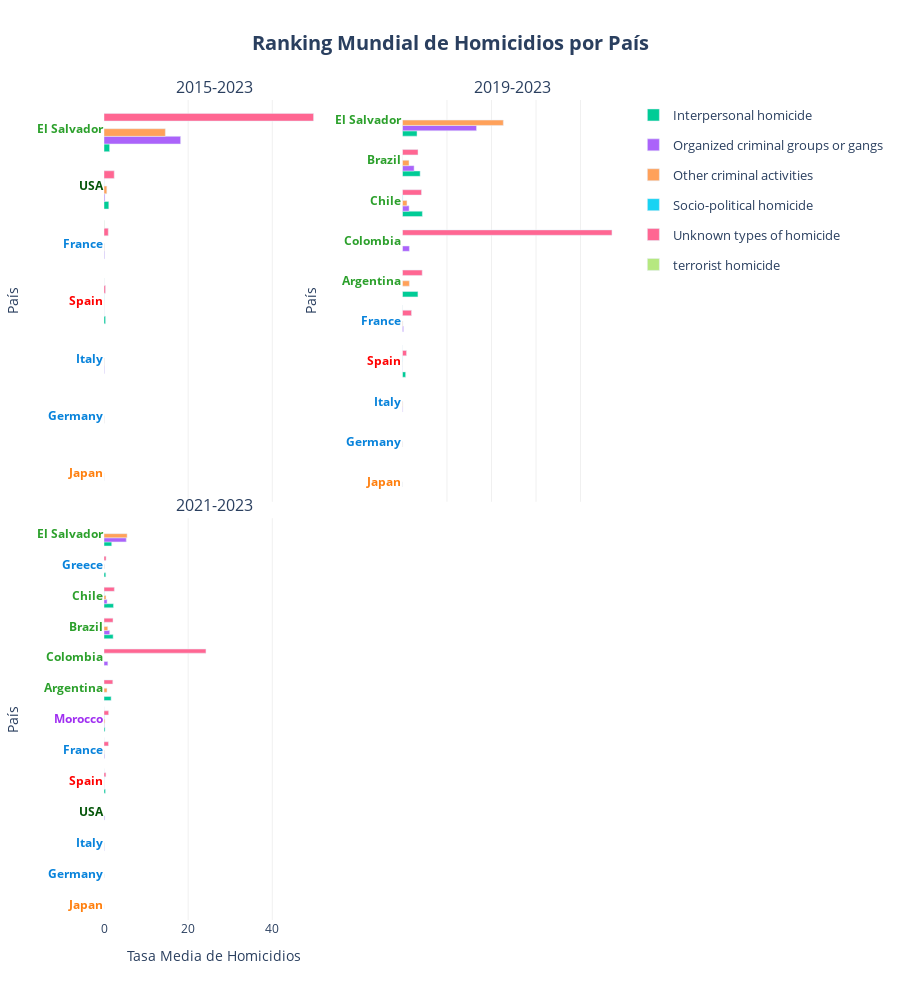

Notebook code cell kept with this figure:
### Code cell
barplot(
    df = df_ranking_combined['country'], 
    x='mean_homicides_rate', 
    y='Country', 
    height=1000,
    reverse_y_order=False,
    orientation='h', 
    color='Category', 
    facet_col='Periodo',
    cols_wrap=2, 
    vertical_spacing = 0.02,
    barmode='group',
    yticks_color_column='Region_2',
    yticks_color_map=COLOR_MAP['Region_2'],
    color_discrete_map=COLOR_MAP['Sex'], 
    #category_orders=CATEGORY_ORDERS,
    hover_data=HOVER_DATA['ranking_country'], 
    labels=LABELS['ranking'],
    hovertemplate=HOVER_TEMPLATES['ranking_country'],
    title=f"Ranking Mundial de Homicidios por País",
    plot_save_path=os.path.join(PROJECT_PATH, 'plots', PLOT_FILENAME['ranking_country']), 
    show=True
    )

### Figure 1 — Plotly figure (JSON) as saved in the notebook; plotly's stock layout.template omitted (floating-point values rounded to 4 significant figures)
{"data": [{"alignmentgroup": "True", "cliponaxis": false, "customdata": [["Latam"], ["Spain"], ["USA"]], "hovertemplate": "<b style='font-size: 14px'>%{y}</b><br><br><b>Región:</b> %{customdata[0]}<br><b>Tasa Media de Homicidios:</b> %{x:.2f}<br><extra></extra>", "legendgroup": "Interpersonal homicide", "marker": {"color": "#00cc96", "pattern": {"shape": ""}}, "name": "Interpersonal homicide", "offsetgroup": "Interpersonal homicide", "orientation": "h", "showlegend": true, "textangle": 0, "textfont": {"size": 12}, "textposition": "outside", "type": "bar", "x": [1.33, 0.37, 1.14], "xaxis": "x", "y": ["El Salvador", "Spain", "USA"], "yaxis": "y"}, {"alignmentgroup": "True", "cliponaxis": false, "customdata": [["Latam"], ["Europe"], ["Europe"], ["Spain"], ["USA"]], "hovertemplate": "<b style='font-size: 14px'>%{y}</b><br><br><b>Región:</b> %{customdata[0]}<br><b>Tasa Media de Homicidios:</b> %{x:.2f}<br><extra></extra>", "legendgroup": "Organized criminal groups or gangs", "marker": {"color": "#ab63fa", "pattern": {"shape": ""}}, "name": "Organized criminal groups or gangs", "offsetgroup": "Organized criminal groups or gangs", "orientation": "h", "showlegend": true, "textangle": 0, "textfont": {"size": 12}, "textposition": "outside", "type": "bar", "x": [18.21, 0.11, 0.06, 0.01, 0.2], "xaxis": "x", "y": ["El Salvador", "France", "Italy", "Spain", "USA"], "yaxis": "y"}, {"alignmentgroup": "True", "cliponaxis": false, "customdata": [["Latam"], ["Europe"], ["Europe"], ["Europe"], ["Asia"], ["Spain"], ["USA"]], "hovertemplate": "<b style='font-size: 14px'>%{y}</b><br><br><b>Región:</b> %{customdata[0]}<br><b>Tasa Media de Homicidios:</b> %{x:.2f}<br><extra></extra>", "legendgroup": "Other criminal activities", "marker": {"color": "#FFA15A", "pattern": {"shape": ""}}, "name": "Other criminal activities", "offsetgroup": "Other criminal activities", "orientation": "h", "showlegend": true, "textangle": 0, "textfont": {"size": 12}, "textposition": "outside", "type": "bar", "x": [14.58, 0.04, 0.02, 0.04, 0.01, 0.01, 0.67], "xaxis": "x", "y": ["El Salvador", "France", "Germany", "Italy", "Japan", "Spain", "USA"], "yaxis": "y"}, {"alignmentgroup": "True", "cliponaxis": false, "customdata": [["Latam"], ["Spain"], ["USA"]], "hovertemplate": "<b style='font-size: 14px'>%{y}</b><br><br><b>Región:</b> %{customdata[0]}<br><b>Tasa Media de Homicidios:</b> %{x:.2f}<br><extra></extra>", "legendgroup": "Socio-political homicide", "marker": {"color": "#19d3f3", "pattern": {"shape": ""}}, "name": "Socio-political homicide", "offsetgroup": "Socio-political homicide", "orientation": "h", "showlegend": true, "textangle": 0, "textfont": {"size": 12}, "textposition": "outside", "type": "bar", "x": [NaN, 0.02, 0.01], "xaxis": "x", "y": ["El Salvador", "Spain", "USA"], "yaxis": "y"}, {"alignmentgroup": "True", "cliponaxis": false, "customdata": [["Latam"], ["Europe"], ["Spain"], ["USA"]], "hovertemplate": "<b style='font-size: 14px'>%{y}</b><br><br><b>Región:</b> %{customdata[0]}<br><b>Tasa Media de Homicidios:</b> %{x:.2f}<br><extra></extra>", "legendgroup": "Unknown types of homicide", "marker": {"color": "#FF6692", "pattern": {"shape": ""}}, "name": "Unknown types of homicide", "offsetgroup": "Unknown types of homicide", "orientation": "h", "showlegend": true, "textangle": 0, "textfont": {"size": 12}, "textposition": "outside", "type": "bar", "x": [49.8, 1.01, 0.36, 2.43], "xaxis": "x", "y": ["El Salvador", "France", "Spain", "USA"], "yaxis": "y"}, {"alignmentgroup": "True", "cliponaxis": false, "customdata": [["Latam"], ["Europe"], ["Spain"]], "hovertemplate": "<b style='font-size: 14px'>%{y}</b><br><br><b>Región:</b> %{customdata[0]}<br><b>Tasa Media de Homicidios:</b> %{x:.2f}<br><extra></extra>", "legendgroup": "terrorist homicide", "marker": {"color": "#B6E880", "pattern": {"shape": ""}}, "name": "terrorist homicide", "offsetgroup": "terrorist homicide", "orientation": "h", "showlegend": true, "textangle": 0, "textfont": {"size": 12}, "textposition": "outside", "type": "bar", "x": [NaN, 0.05, 0.01], "xaxis": "x", "y": ["El Salvador", "France", "Spain"], "yaxis": "y"}, {"alignmentgroup": "True", "cliponaxis": false, "customdata": [["Latam"], ["Latam"], ["Latam"], ["Latam"], ["Spain"]], "hovertemplate": "<b style='font-size: 14px'>%{y}</b><br><br><b>Región:</b> %{customdata[0]}<br><b>Tasa Media de Homicidios:</b> %{x:.2f}<br><extra></extra>", "legendgroup": "Interpersonal homicide", "marker": {"color": "#00cc96", "pattern": {"shape": ""}}, "name": "Interpersonal homicide", "offsetgroup": "Interpersonal homicide", "orientation": "h", "showlegend": false, "textangle": 0, "textfont": {"size": 12}, "textposition": "outside", "type": "bar", "x": [1.74, 1.99, 2.24, 1.64, 0.36], "xaxis": "x2", "y": ["Argentina", "Brazil", "Chile", "El Salvador", "Spain"], "yaxis": "y2"}, {"alignmentgroup": "True", "cliponaxis": false, "customdata": [["Latam"], ["Latam"], ["Latam"], ["Latam"], ["Europe"], ["Europe"], ["Spain"]], "hovertemplate": "<b style='font-size: 14px'>%{y}</b><br><br><b>Región:</b> %{customdata[0]}<br><b>Tasa Media de Homicidios:</b> %{x:.2f}<br><extra></extra>", "legendgroup": "Organized criminal groups or gangs", "marker": {"color": "#ab63fa", "pattern": {"shape": ""}}, "name": "Organized criminal groups or gangs", "offsetgroup": "Organized criminal groups or gangs", "orientation": "h", "showlegend": false, "textangle": 0, "textfont": {"size": 12}, "textposition": "outside", "type": "bar", "x": [1.31, 0.75, 0.78, 8.32, 0.11, 0.04, 0.01], "xaxis": "x2", "y": ["Brazil", "Chile", "Colombia", "El Salvador", "France", "Italy", "Spain"], "yaxis": "y2"}, {"alignmentgroup": "True", "cliponaxis": false, "customdata": [["Latam"], ["Latam"], ["Latam"], ["Latam"], ["Europe"], ["Europe"], ["Europe"], ["Asia"], ["Spain"]], "hovertemplate": "<b style='font-size: 14px'>%{y}</b><br><br><b>Región:</b> %{customdata[0]}<br><b>Tasa Media de Homicidios:</b> %{x:.2f}<br><extra></extra>", "legendgroup": "Other criminal activities", "marker": {"color": "#FFA15A", "pattern": {"shape": ""}}, "name": "Other criminal activities", "offsetgroup": "Other criminal activities", "orientation": "h", "showlegend": false, "textangle": 0, "textfont": {"size": 12}, "textposition": "outside", "type": "bar", "x": [0.78, 0.74, 0.51, 11.33, 0.04, 0.02, 0.04, 0.01, 0.01], "xaxis": "x2", "y": ["Argentina", "Brazil", "Chile", "El Salvador", "France", "Germany", "Italy", "Japan", "Spain"], "yaxis": "y2"}, {"alignmentgroup": "True", "cliponaxis": false, "customdata": [["Latam"], ["Latam"], ["Latam"], ["Spain"]], "hovertemplate": "<b style='font-size: 14px'>%{y}</b><br><br><b>Región:</b> %{customdata[0]}<br><b>Tasa Media de Homicidios:</b> %{x:.2f}<br><extra></extra>", "legendgroup": "Socio-political homicide", "marker": {"color": "#19d3f3", "pattern": {"shape": ""}}, "name": "Socio-political homicide", "offsetgroup": "Socio-political homicide", "orientation": "h", "showlegend": false, "textangle": 0, "textfont": {"size": 12}, "textposition": "outside", "type": "bar", "x": [0.0, 0.04, NaN, 0.02], "xaxis": "x2", "y": ["Brazil", "Chile", "El Salvador", "Spain"], "yaxis": "y2"}, {"alignmentgroup": "True", "cliponaxis": false, "customdata": [["Latam"], ["Latam"], ["Latam"], ["Latam"], ["Latam"], ["Europe"], ["Spain"]], "hovertemplate": "<b style='font-size: 14px'>%{y}</b><br><br><b>Región:</b> %{customdata[0]}<br><b>Tasa Media de Homicidios:</b> %{x:.2f}<br><extra></extra>", "legendgroup": "Unknown types of homicide", "marker": {"color": "#FF6692", "pattern": {"shape": ""}}, "name": "Unknown types of homicide", "offsetgroup": "Unknown types of homicide", "orientation": "h", "showlegend": false, "textangle": 0, "textfont": {"size": 12}, "textposition": "outside", "type": "bar", "x": [2.22, 1.75, 2.14, 23.53, NaN, 1.02, 0.46], "xaxis": "x2", "y": ["Argentina", "Brazil", "Chile", "Colombia", "El Salvador", "France", "Spain"], "yaxis": "y2"}, {"alignmentgroup": "True", "cliponaxis": false, "customdata": [["Latam"], ["Latam"], ["Latam"], ["Europe"], ["Spain"]], "hovertemplate": "<b style='font-size: 14px'>%{y}</b><br><br><b>Región:</b> %{customdata[0]}<br><b>Tasa Media de Homicidios:</b> %{x:.2f}<br><extra></extra>", "legendgroup": "terrorist homicide", "marker": {"color": "#B6E880", "pattern": {"shape": ""}}, "name": "terrorist homicide", "offsetgroup": "terrorist homicide", "orientation": "h", "showlegend": false, "textangle": 0, "textfont": {"size": 12}, "textposition": "outside", "type": "bar", "x": [NaN, NaN, NaN, 0.01, 0.0], "xaxis": "x2", "y": ["Brazil", "Chile", "El Salvador", "France", "Spain"], "yaxis": "y2"}, {"alignmentgroup": "True", "cliponaxis": false, "customdata": [["Latam"], ["Latam"], ["Latam"], ["Latam"], ["Europe"], ["Africa"], ["Spain"]], "hovertemplate": "<b style='font-size: 14px'>%{y}</b><br><br><b>Región:</b> %{customdata[0]}<br><b>Tasa Media de Homicidios:</b> %{x:.2f}<br><extra></extra>", "legendgroup": "Interpersonal homicide", "marker": {"color": "#00cc96", "pattern": {"shape": ""}}, "name": "Interpersonal homicide", "offsetgroup": "Interpersonal homicide", "orientation": "h", "showlegend": false, "textangle": 0, "textfont": {"size": 12}, "textposition": "outside", "type": "bar", "x": [1.69, 2.17, 2.25, 1.83, 0.42, 0.25, 0.35], "xaxis": "x3", "y": ["Argentina", "Brazil", "Chile", "El Salvador", "Greece", "Morocco", "Spain"], "yaxis": "y3"}, {"alignmentgroup": "True", "cliponaxis": false, "customdata": [["Latam"], ["Latam"], ["Latam"], ["Latam"], ["Europe"], ["Europe"], ["Europe"], ["Africa"], ["Spain"], ["USA"]], "hovertemplate": "<b style='font-size: 14px'>%{y}</b><br><br><b>Región:</b> %{customdata[0]}<br><b>Tasa Media de Homicidios:</b> %{x:.2f}<br><extra></extra>", "legendgroup": "Organized criminal groups or gangs", "marker": {"color": "#ab63fa", "pattern": {"shape": ""}}, "name": "Organized criminal groups or gangs", "offsetgroup": "Organized criminal groups or gangs", "orientation": "h", "showlegend": false, "textangle": 0, "textfont": {"size": 12}, "textposition": "outside", "type": "bar", "x": [1.35, 0.73, 0.91, 5.29, 0.13, NaN, 0.04, 0.08, 0.01, 0.15], "xaxis": "x3", "y": ["Brazil", "Chile", "Colombia", "El Salvador", "France", "Greece", "Italy", "Morocco", "Spain", "USA"], "yaxis": "y3"}, {"alignmentgroup": "True", "cliponaxis": false, "customdata": [["Latam"], ["Latam"], ["Latam"], ["Latam"], ["Europe"], ["Europe"], ["Europe"], ["Europe"], ["Asia"], ["Africa"], ["Spain"]], "hovertemplate": "<b style='font-size: 14px'>%{y}</b><br><br><b>Región:</b> %{customdata[0]}<br><b>Tasa Media de Homicidios:</b> %{x:.2f}<br><extra></extra>", "legendgroup": "Other criminal activities", "marker": {"color": "#FFA15A", "pattern": {"shape": ""}}, "name": "Other criminal activities", "offsetgroup": "Other criminal activities", "orientation": "h", "showlegend": false, "textangle": 0, "textfont": {"size": 12}, "textposition": "outside", "type": "bar", "x": [0.71, 0.89, 0.47, 5.49, 0.04, 0.02, 0.04, 0.04, 0.0, 0.21, 0.01], "xaxis": "x3", "y": ["Argentina", "Brazil", "Chile", "El Salvador", "France", "Germany", "Greece", "Italy", "Japan", "Morocco", "Spain"], "yaxis": "y3"}, {"alignmentgroup": "True", "cliponaxis": false, "customdata": [["Latam"], ["Latam"], ["Latam"], ["Europe"], ["Africa"], ["Spain"]], "hovertemplate": "<b style='font-size: 14px'>%{y}</b><br><br><b>Región:</b> %{customdata[0]}<br><b>Tasa Media de Homicidios:</b> %{x:.2f}<br><extra></extra>", "legendgroup": "Socio-political homicide", "marker": {"color": "#19d3f3", "pattern": {"shape": ""}}, "name": "Socio-political homicide", "offsetgroup": "Socio-political homicide", "orientation": "h", "showlegend": false, "textangle": 0, "textfont": {"size": 12}, "textposition": "outside", "type": "bar", "x": [0.0, 0.03, NaN, NaN, 0.05, 0.01], "xaxis": "x3", "y": ["Brazil", "Chile", "El Salvador", "Greece", "Morocco", "Spain"], "yaxis": "y3"}, {"alignmentgroup": "True", "cliponaxis": false, "customdata": [["Latam"], ["Latam"], ["Latam"], ["Latam"], ["Latam"], ["Europe"], ["Europe"], ["Africa"], ["Spain"]], "hovertemplate": "<b style='font-size: 14px'>%{y}</b><br><br><b>Región:</b> %{customdata[0]}<br><b>Tasa Media de Homicidios:</b> %{x:.2f}<br><extra></extra>", "legendgroup": "Unknown types of homicide", "marker": {"color": "#FF6692", "pattern": {"shape": ""}}, "name": "Unknown types of homicide", "offsetgroup": "Unknown types of homicide", "orientation": "h", "showlegend": false, "textangle": 0, "textfont": {"size": 12}, "textposition": "outside", "type": "bar", "x": [2.09, 2.14, 2.46, 24.23, NaN, 1.06, 0.49, 1.1, 0.45], "xaxis": "x3", "y": ["Argentina", "Brazil", "Chile", "Colombia", "El Salvador", "France", "Greece", "Morocco", "Spain"], "yaxis": "y3"}, {"alignmentgroup": "True", "cliponaxis": false, "customdata": [["Latam"], ["Latam"], ["Latam"], ["Europe"], ["Europe"], ["Africa"], ["Spain"]], "hovertemplate": "<b style='font-size: 14px'>%{y}</b><br><br><b>Región:</b> %{customdata[0]}<br><b>Tasa Media de Homicidios:</b> %{x:.2f}<br><extra></extra>", "legendgroup": "terrorist homicide", "marker": {"color": "#B6E880", "pattern": {"shape": ""}}, "name": "terrorist homicide", "offsetgroup": "terrorist homicide", "orientation": "h", "showlegend": false, "textangle": 0, "textfont": {"size": 12}, "textposition": "outside", "type": "bar", "x": [NaN, NaN, NaN, 0.0, NaN, 0.0, 0.0], "xaxis": "x3", "y": ["Brazil", "Chile", "El Salvador", "France", "Greece", "Morocco", "Spain"], "yaxis": "y3"}], "layout": {"annotations": [{"font": {"size": 16}, "showarrow": false, "text": "2015-2023", "x": 0.2125, "xanchor": "center", "xref": "paper", "y": 1, "yanchor": "bottom", "yref": "paper"}, {"font": {"size": 16}, "showarrow": false, "text": "2019-2023", "x": 0.7875, "xanchor": "center", "xref": "paper", "y": 1, "yanchor": "bottom", "yref": "paper"}, {"font": {"size": 16}, "showarrow": false, "text": "2021-2023", "x": 0.2125, "xanchor": "center", "xref": "paper", "y": 0.49, "yanchor": "bottom", "yref": "paper"}], "barmode": "group", "height": 1000, "legend": {"font": {"size": 13}, "title": {"font": {"size": 15}}}, "plot_bgcolor": "white", "title": {"font": {"size": 20}, "text": "<b>Ranking Mundial de Homicidios por País</b>", "x": 0.5, "xanchor": "center"}, "xaxis": {"anchor": "y", "domain": [0, 0.425], "gridcolor": "#f0f0f0", "matches": "x3", "showgrid": true, "showticklabels": false, "tickfont": {"size": 12}, "title": {"font": {"size": 14}}}, "xaxis2": {"anchor": "y2", "domain": [0.575, 1], "gridcolor": "#f0f0f0", "matches": "x4", "showgrid": true, "showticklabels": false, "tickfont": {"size": 12}, "title": {"font": {"size": 14}}}, "xaxis3": {"anchor": "y3", "domain": [0, 0.425], "gridcolor": "#f0f0f0", "showgrid": true, "tickfont": {"size": 12}, "title": {"font": {"size": 14}, "text": "Tasa Media de Homicidios"}}, "xaxis4": {"anchor": "y4", "domain": [0.575, 1]}, "yaxis": {"anchor": "x", "automargin": true, "categoryarray": ["Japan", "Germany", "Italy", "Spain", "France", "USA", "El Salvador"], "categoryorder": "array", "domain": [0.51, 1], "showgrid": false, "tickfont": {"size": 12}, "tickmode": "array", "ticktext": ["<span style='color:#ff7f0e; font-weight:bold'>Japan</span>", "<span style='color:#0883db; font-weight:bold'>Germany</span>", "<span style='color:#0883db; font-weight:bold'>Italy</span>", "<span style='color:#FF0000; font-weight:bold'>Spain</span>", "<span style='color:#0883db; font-weight:bold'>France</span>", "<span style='color:#055509; font-weight:bold'>USA</span>", "<span style='color:#2ca02c; font-weight:bold'>El Salvador</span>"], "tickvals": ["Japan", "Germany", "Italy", "Spain", "France", "USA", "El Salvador"], "title": {"font": {"size": 14}, "text": "País"}, "type": "category"}, "yaxis2": {"anchor": "x2", "automargin": true, "categoryarray": ["Japan", "Germany", "Italy", "Spain", "France", "Argentina", "Colombia", "Chile", "Brazil", "El Salvador"], "categoryorder": "array", "domain": [0.51, 1], "showgrid": false, "tickfont": {"size": 12}, "tickmode": "array", "ticktext": ["<span style='color:#ff7f0e; font-weight:bold'>Japan</span>", "<span style='color:#0883db; font-weight:bold'>Germany</span>", "<span style='color:#0883db; font-weight:bold'>Italy</span>", "<span style='color:#FF0000; font-weight:bold'>Spain</span>", "<span style='color:#0883db; font-weight:bold'>France</span>", "<span style='color:#2ca02c; font-weight:bold'>Argentina</span>", "<span style='color:#2ca02c; font-weight:bold'>Colombia</span>", "<span style='color:#2ca02c; font-weight:bold'>Chile</span>", "<span style='color:#2ca02c; font-weight:bold'>Brazil</span>", "<span style='color:#2ca02c; font-weight:bold'>El Salvador</span>"], "tickvals": ["Japan", "Germany", "Italy", "Spain", "France", "Argentina", "Colombia", "Chile", "Brazil", "El Salvador"], "title": {"font": {"size": 14}, "text": "País"}, "type": "category"}, "yaxis3": {"anchor": "x3", "automargin": true, "categoryarray": ["Japan", "Germany", "Italy", "USA", "Spain", "France", "Morocco", "Argentina", "Colombia", "Brazil", "Chile", "Greece", "El Salvador"], "categoryorder": "array", "domain": [0, 0.49], "showgrid": false, "tickfont": {"size": 12}, "tickmode": "array", "ticktext": ["<span style='color:#ff7f0e; font-weight:bold'>Japan</span>", "<span style='color:#0883db; font-weight:bold'>Germany</span>", "<span style='color:#0883db; font-weight:bold'>Italy</span>", "<span style='color:#055509; font-weight:bold'>USA</span>", "<span style='color:#FF0000; font-weight:bold'>Spain</span>", "<span style='color:#0883db; font-weight:bold'>France</span>", "<span style='color:#a02ff1; font-weight:bold'>Morocco</span>", "<span style='color:#2ca02c; font-weight:bold'>Argentina</span>", "<span style='color:#2ca02c; font-weight:bold'>Colombia</span>", "<span style='color:#2ca02c; font-weight:bold'>Brazil</span>", "<span style='color:#2ca02c; font-weight:bold'>Chile</span>", "<span style='color:#0883db; font-weight:bold'>Greece</span>", "<span style='color:#2ca02c; font-weight:bold'>El Salvador</span>"], "tickvals": ["Japan", "Germany", "Italy", "USA", "Spain", "France", "Morocco", "Argentina", "Colombia", "Brazil", "Chile", "Greece", "El Salvador"], "title": {"font": {"size": 14}, "text": "País"}, "type": "category"}, "yaxis4": {"anchor": "x4", "domain": [0, 0.49]}}}
